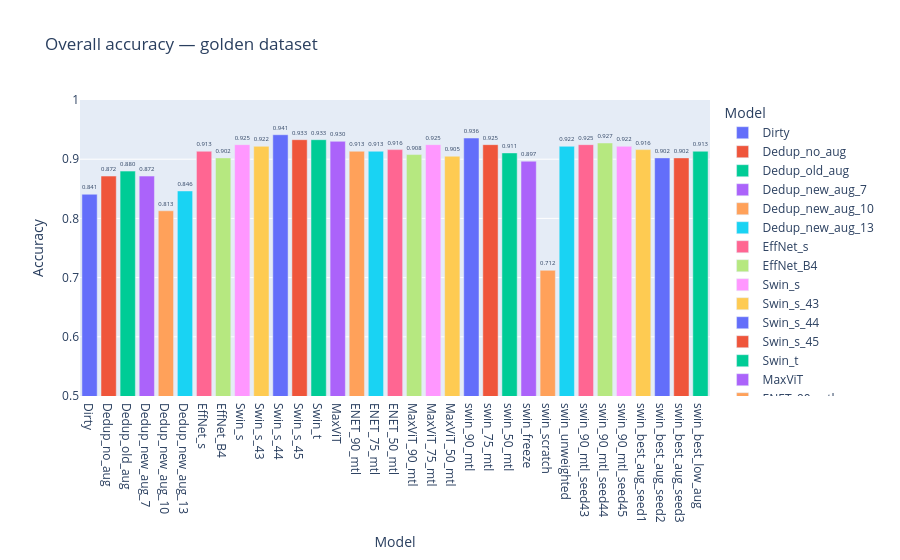
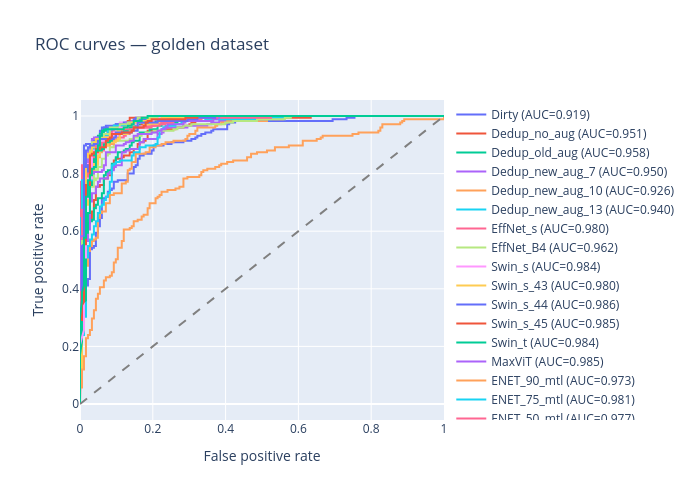
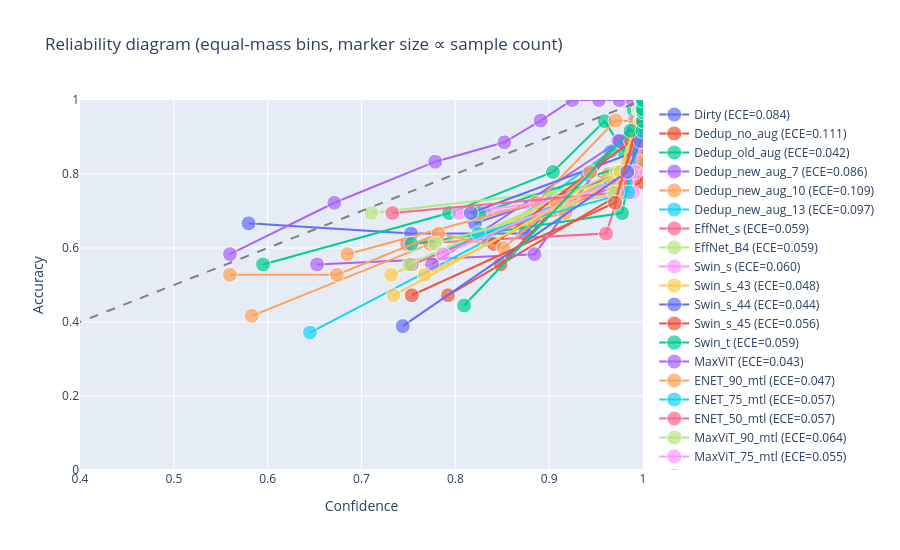

Here is the notebook cell these charts were saved with, in order:
### Code cell
# ── Compute all metrics first ─────────────────────────────────────────────────
metrics = {}
rows = []
for name, df in results.items():
    fpr, tpr, _ = roc_curve(df["true_label"], df["p_rotten"])
    auc = roc_auc_score(df["true_label"], df["p_rotten"])
    ece, bins = compute_ece(df["true_label"], df["pred"], df["confidence"])
    prec, rec, f1, _ = precision_recall_fscore_support(
        df["true_label"], df["pred"], average="binary", pos_label=1, zero_division=0
    )
    metrics[name] = {"fpr": fpr, "tpr": tpr, "auc": auc, "ece": ece, "bins": bins}
    rows.append({
        "Model":       name,
        "Accuracy":    df["correct"].mean(),
        "AUC-ROC":     auc,
        "ECE":         ece,
        "Brier":       brier_score_loss(df["true_label"], df["p_rotten"]),
        # "Mean conf.":  df["confidence"].mean(),
        "Precision":   prec,
        "Recall":      rec,
        "F1":          f1,
        "N":           len(df),
    })

# ── Summary table (before figures) ────────────────────────────────────────────
summary = pd.DataFrame(rows).set_index("Model")
higher_better = ["Accuracy", "AUC-ROC", "F1", "Precision", "Recall"]
lower_better  = ["ECE", "Brier"]

def rank_highlight(col, ascending):
    """Color top 3 distinct values: dark > medium > light green."""
    ranks = col.rank(ascending=ascending, method='dense')
    colors = {
        1: 'background-color:#4C9B36; color:black; weight:bold;',  
        2: 'background-color:#97D586 ; color:black',             
        3: 'background-color:#B4E1A8; color:black',       
    }
    return [colors.get(int(r), '') for r in ranks]

display(summary.style
    .format("{:.4f}", subset=summary.columns.difference(["N"]))
    .apply(lambda c: rank_highlight(c, ascending=False), subset=higher_better)
    .apply(lambda c: rank_highlight(c, ascending=True),  subset=lower_better)
)

# ── Overall accuracy bar chart ─────────────────────────────────────────────────
overall = summary[["Accuracy"]].reset_index()
fig1 = px.bar(overall, x="Model", y="Accuracy", text_auto=".3f",
              title="Overall accuracy — golden dataset",
              color="Model", range_y=[0.5, 1.0])
fig1.update_traces(textposition="outside")
fig1.show()

# ── ROC curves ────────────────────────────────────────────────────────────────
fig_roc = go.Figure()
for name, m in metrics.items():
    fig_roc.add_trace(go.Scatter(x=m["fpr"], y=m["tpr"], mode="lines",
                                 name=f"{name} (AUC={m['auc']:.3f})"))
fig_roc.add_trace(go.Scatter(x=[0, 1], y=[0, 1], mode="lines",
                             line=dict(dash="dash", color="gray"), name="Random"))
fig_roc.update_layout(title="ROC curves — golden dataset",
                      xaxis_title="False positive rate", yaxis_title="True positive rate",
                      height=500, width=700)
fig_roc.show()

# ── Reliability diagram ───────────────────────────────────────────────────────
# Reliability diagram — equal-mass (quantile) bins + marker size ∝ sample count
# Fixes the jaggedness from sparse equal-width bins; legend click still toggles each trace
N_BINS_VIS = 10
fig_ece = go.Figure()
for name, df in results.items():
    conf = df["confidence"].values
    correct = df["correct"].values.astype(int)
    edges = np.quantile(conf, np.linspace(0, 1, N_BINS_VIS + 1))
    edges[0], edges[-1] = 0.0, 1.0
    xs, ys, counts = [], [], []
    for i in range(N_BINS_VIS):
        lo, hi = edges[i], edges[i + 1]
        m = (conf >= lo) & (conf < hi) if i < N_BINS_VIS - 1 else (conf >= lo) & (conf <= hi)
        if m.sum() < 2:
            continue
        xs.append(float(conf[m].mean()))
        ys.append(float(correct[m].mean()))
        counts.append(int(m.sum()))
    fig_ece.add_trace(go.Scatter(
        x=xs, y=ys, mode="lines+markers",
        marker=dict(size=[6 + float(np.sqrt(c)) * 1.5 for c in counts]),
        customdata=counts,
        hovertemplate="conf=%{x:.3f}<br>acc=%{y:.3f}<br>n=%{customdata}<extra></extra>",
        name=f"{name} (ECE={metrics[name]['ece']:.3f})",
    ))
fig_ece.add_trace(go.Scatter(
    x=[0, 1], y=[0, 1], mode="lines",
    line=dict(dash="dash", color="gray"), name="Perfect calibration"
))
fig_ece.update_layout(
    title="Reliability diagram (equal-mass bins, marker size ∝ sample count)",
    xaxis_title="Confidence", yaxis_title="Accuracy",
    xaxis=dict(range=[0.4, 1.0]), yaxis=dict(range=[0, 1]),
    height=550, width=900,
    legend=dict(itemclick="toggle", itemdoubleclick="toggleothers"),
)
fig_ece.show()


# ── Per-category grouped bar chart ────────────────────────────────────────────
# per_cat = []
# for name, df in results.items():
#     cat_acc = df.groupby("produce")["correct"].mean().reset_index()
#     cat_acc.columns = ["produce", "accuracy"]
#     cat_acc["model"] = name
#     per_cat.append(cat_acc)

# per_cat_df = pd.concat(per_cat)

# fig2 = px.bar(per_cat_df, x="produce", y="accuracy", color="model",
#               barmode="group", title="Per-category accuracy - golden dataset",
#               range_y=[0, 1.0], text_auto=".2f")
# fig2.update_layout(xaxis_tickangle=-45, height=500)
# fig2.show()

# ── Heatmap ───────────────────────────────────────────────────────────────────
# pivot = per_cat_df.pivot(index="model", columns="produce", values="accuracy")

# fig3 = px.imshow(pivot, text_auto=".2f", aspect="auto",
#                  color_continuous_scale="RdYlGn", range_color=[0.5, 1.0],
#                  title="Accuracy heatmap — model vs category")
# fig3.show()

# OOD golden-set accuracy - task-critical, this is what the system will actually face
# OOD AUC-ROC - robust to class imbalance, threshold-free. Great tiebreaker when accuracies are within 1-2pp
# OOD ECE/brier - calibration matters because ripeness grading downstream reads softmax confidence
# 
# 1. Identify best dataset variation using EfficientNet STL baseline (deduplication, pre-augmentation)
#    Deduplication (old aug) has wins over no aug; however, deduplicaiton + new aug has superior performance.
#    =DEDUPLICATION (NO AUG) WINS=
# 2. Identify best STL architecture at fixed optimizer (AdamW): EfficientNet vs Swin vs MaxViT
#    MAXVIT WINS BY ACC, ECE/BRIER (notably) & F1. Keep Enet_v2 for CNN comparison.
# 3. On winning arch, MTL vs STL with unified stopping criterion (primary-task loss)
# 4. On winning arch, architectural ablations:
#     - freeze / partial-freeze / finetune
#     - pretrained / random-init
#     - class-weighted / unweighted loss
# 5. Augmentation ablation on best config from (4)
# 6. Post-hoc: temperature scaling on val > OOD ECE check
